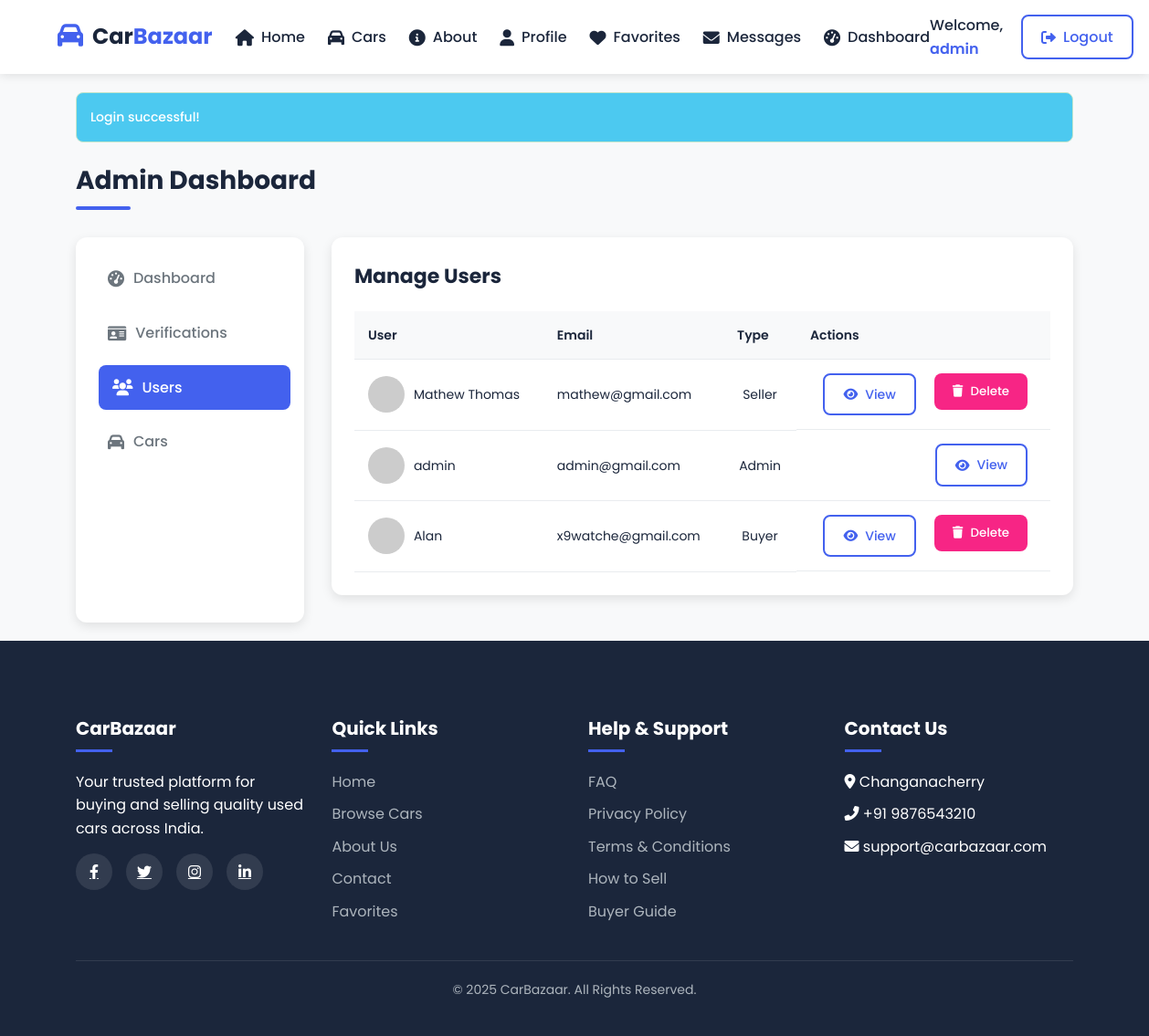
Screenshot of /admin_dashboard.php?section=users (signed in) with the database file from the repository.
### tables this page shows
CREATE TABLE `users` (
  `id` int(11) NOT NULL,
  `username` varchar(50) NOT NULL,
  `password` varchar(255) NOT NULL,
  `email` varchar(100) NOT NULL,
  `phone` varchar(15) DEFAULT NULL,
  `user_type` enum('admin','seller','buyer') NOT NULL,
  `location` varchar(100) DEFAULT NULL,
  `profile_pic` varchar(255) DEFAULT NULL,
  `aadhaar_status` enum('not_submitted','pending','approved','rejected') DEFAULT 'not_submitted',
  `aadhaar_path` varchar(255) DEFAULT NULL,
  `aadhaar_rejection_reason` text DEFAULT NULL,
  `created_at` timestamp NOT NULL DEFAULT current_timestamp()
);

### admin_users.php (the view, shortened to what this page needs)
<?php
global $conn;
$search_query = isset($_GET['search']) ? filter_input(INPUT_GET, 'search', FILTER_SANITIZE_STRING) : '';
$where_clause = $search_query ? "WHERE username LIKE ? OR email LIKE ?" : "";
$stmt = $conn->prepare("SELECT id, username, email, user_type, profile_pic FROM users $where_clause ORDER BY created_at DESC");
$stmt->execute();
$users_result = $stmt->get_result();
?>
<div class="table-container">
    <h3>Manage Users</h3>
    <?php if ($users_result->num_rows > 0): ?>
        <table>
            <thead>
                <tr>
                    <th>User</th>
                    <th>Email</th>
                    <th>Type</th>
                    <th>Actions</th>
                </tr>
            </thead>
            <tbody>
                <?php while ($user = $users_result->fetch_assoc()): ?>
                    <tr>
                        <td>
                            <div style="display: flex; align-items: center; gap: 10px;">
                                <img src="<?php echo htmlspecialchars($user['profile_pic'] ?: 'Uploads/profiles/default.jpg'); ?>" alt="<?php echo htmlspecialchars($user['username']); ?>" class="user-image">
                                <?php echo htmlspecialchars($user['username']); ?>
                            </div>
                        </td>
                        <td><?php echo htmlspecialchars($user['email']); ?></td>
                        <td style="text-align: center;"><?php echo ucfirst($user['user_type']); ?></td>
                        <td class="action-buttons">
                            <a href="view_user.php?id=<?php echo $user['id']; ?>" class="btn btn-outline"><i class="fas fa-eye"></i> View</a>
                            <?php if ($user['user_type'] !== 'admin'): ?>
                                <form method="POST" action="delete_user.php" style="display: inline;" onsubmit="return confirm('Are you sure you want to delete this user?');">
                                    <button type="submit" name="delete_user" class="btn btn-danger"><i class="fas fa-trash"></i> Delete</button>
                                </form>
                            <?php endif; ?>
                        </td>
                    </tr>
                <?php endwhile; ?>
            </tbody>
        </table>
    <?php else: ?>
        <p>No users found.</p>
    <?php endif; ?>
</div>

### style.css (style rules this page uses)
:root { --primary: #4361ee; --secondary: #3f37c9; --accent: #4895ef; --dark: #1b263b; --light: #f8f9fa; --success: #4cc9f0; --warning: #f8961e; --danger: #f72585; --gray: #6c757d; --light-gray: #e9ecef; }
* { margin: 0; padding: 0; box-sizing: border-box; font-family: 'Poppins', sans-serif; }
body { background-color: var(--light); color: var(--dark); line-height: 1.6; scroll-behavior: smooth; }
.btn { display: inline-flex; align-items: center; justify-content: center; padding: 10px 20px; border-radius: 8px; font-weight: 500; cursor: pointer; transition: all 0.3s ease; text-decoration: none; border: none; outline: none; margin-right:10px; }
.btn i { margin-right: 8px; }
.btn-outline { background-color: transparent; color: var(--primary); border: 2px solid var(--primary); }
.btn-danger { background-color: var(--danger); color: white; }

### admin_dashboard.php (style rules this page uses)
:root { --primary: #4361ee; --secondary: #3f37c9; --accent: #4895ef; --dark: #1b263b; --light: #f8f9fa; --success: #4cc9f0; --warning: #f8961e; --danger: #f72585; --gray: #6c757d; --light-gray: #e9ecef; }
body { font-family: 'Poppins', sans-serif; background-color: var(--light); color: var(--dark); margin: 0; padding: 0; }
.btn { display: inline-flex; align-items: center; justify-content: center; padding: 10px 20px; border-radius: 8px; font-weight: 500; cursor: pointer; transition: all 0.3s ease; text-decoration: none; border: none; outline: none; }
.btn i { margin-right: 8px; }
.btn-outline { background-color: transparent; color: var(--primary); border: 2px solid var(--primary); }
.btn-danger { background-color: var(--danger); color: white; }
.table-container { background-color: white; padding: 25px; border-radius: 12px; box-shadow: 0 4px 12px rgba(0, 0, 0, 0.1); margin-bottom: 30px; }
.table-container h3 { margin: 0 0 20px; font-size: 22px; color: var(--dark); }
table { width: 100%; border-collapse: collapse; font-size: 14px; }
th, td { padding: 15px; text-align: left; border-bottom: 1px solid var(--light-gray); }
th { background-color: var(--light); font-weight: 600; color: var(--dark); }
.action-buttons { display: flex; gap: 10px; justify-content: flex-end; }
.car-image, .user-image { width: 70px; height: 40px; object-fit: cover; border-radius: 10%; vertical-align: middle; }

### admin_users.php (style rules this page uses)
.user-image { width: 40px; height: 40px; border-radius: 50%; object-fit: cover; vertical-align: middle; }
.action-buttons { display: flex; gap: 10px; justify-content: flex-end; }
.btn { display: inline-flex; align-items: center; justify-content: center; padding: 10px 20px; border-radius: 8px; font-weight: 500; cursor: pointer; transition: all 0.3s ease; text-decoration: none; border: none; outline: none; }
.btn i { margin-right: 8px; }
.btn-outline { background-color: transparent; color: var(--primary); border: 2px solid var(--primary); }
.btn-danger { background-color: var(--danger); color: white; }

### rows the page displays
users: username "Mathew Thomas", email "mathew@gmail.com", user_type "Seller"
users: username "admin", email "admin@gmail.com", user_type "Admin"
users: username "Alan", email "x9watche@gmail.com", user_type "Buyer"

### other values shown
$_SESSION['username'] "admin"
$_SESSION['message'] "Login successful!"
